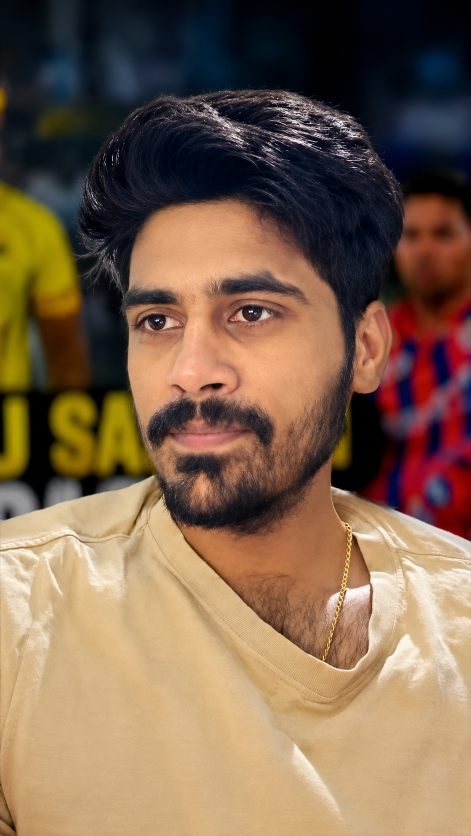
#> input picture expectation.png, 941 x 1672 px (shown at 1/2 size); its folder holds only this picture in this run
$ python -i intrinsic_decomposition.py   (imports and definitions only)   (older library calls are emulated)
#> lines starting #> are read from the running program, lines starting #| are printed output that depends on the picture; after the words box and inside, x2 and y2 are one past the last pixel; in counts of white or black regions, pixels touching at a corner belong together
"""Intrinsic Decomposition Module — Beast Mode.

This version keeps the public API stable but aggressively improves
detail preservation and decomposition quality.

Goals:
- preserve high-frequency identity detail
- keep normals geometry-based whenever possible
- keep shading as a smooth illumination prior, not a texture killer
- expose confidence, uncertainty, and optional detail residuals
- stay pipeline-friendly and deterministic

Mathematical model:
    Y = A * S + specular

Where:
    A = albedo (identity-intrinsic, lighting-invariant reflectance)
    S = shading (smooth illumination field)
    specular = sparse view-dependent highlight residual

Beast-mode additions:
- detail_residual output for downstream reconstruction
- edge-aware albedo refinement
- less destructive smoothing
- stronger specular separation
- geometry-first normal estimation
"""

from __future__ import annotations

import logging
import time
from dataclasses import dataclass
from functools import lru_cache
from typing import Optional, Tuple

import cv2
import numpy as np

logger = logging.getLogger(__name__)


# ---------------------------------------------------------------------------
# Image conversion helpers
# ---------------------------------------------------------------------------

def _max_value(arr: np.ndarray) -> float:
    if arr.size == 0:
        return 0.0
    return float(np.max(arr))


def _srgb_to_linear(img: np.ndarray) -> np.ndarray:
    arr = np.asarray(img, dtype=np.float32)
    if _max_value(arr) > 1.5:
        arr = arr / 255.0

    arr = np.clip(arr, 0.0, 1.0)
    mask = arr <= 0.04045
    lin = np.where(mask, arr / 12.92, ((arr + 0.055) / 1.055) ** 2.4)
    return lin.astype(np.float32)


# [5 lines left out: function _linear_to_srgb, not called in this run]


def _ensure_linear_image(img: np.ndarray) -> np.ndarray:
    arr = np.asarray(img, dtype=np.float32)
    if arr.ndim != 3 or arr.shape[2] != 3:
        raise ValueError(f"Expected (H, W, 3) image, got {arr.shape}")
    if _max_value(arr) > 1.5:
        return _srgb_to_linear(arr)
    return np.clip(arr, 0.0, 1.0).astype(np.float32)


def _luminance_linear(image_lin: np.ndarray) -> np.ndarray:
    b = image_lin[:, :, 0]
    g = image_lin[:, :, 1]
    r = image_lin[:, :, 2]
    return (0.0722 * b + 0.7152 * g + 0.2126 * r).astype(np.float32)


def _gaussian_blur_float(img: np.ndarray, sigma: float) -> np.ndarray:
    arr = np.asarray(img, dtype=np.float32)
    if sigma <= 0:
        return arr
    k = int(max(3, 2 * round(3 * sigma) + 1))
    if k % 2 == 0:
        k += 1
    return cv2.GaussianBlur(
        arr,
        (k, k),
        sigmaX=float(sigma),
        sigmaY=float(sigma),
        borderType=cv2.BORDER_REFLECT101,
    )


def _edge_strength_mask(img: np.ndarray) -> np.ndarray:
    lum = _luminance_linear(_ensure_linear_image(img))
    gx = cv2.Sobel(lum, cv2.CV_32F, 1, 0, ksize=3)
    gy = cv2.Sobel(lum, cv2.CV_32F, 0, 1, ksize=3)
    mag = np.sqrt(gx * gx + gy * gy)
    mx = _max_value(mag)
    if mx <= 1e-8:
        return np.full_like(mag, 0.35, dtype=np.float32)
    mag = mag / mx
    return np.clip(0.30 + 0.70 * mag, 0.30, 1.0).astype(np.float32)


# [7 lines left out: function _normalize_map_to_unit_vectors, not called in this run]


# ---------------------------------------------------------------------------
# Configuration and output dataclasses
# ---------------------------------------------------------------------------

@dataclass
class DecompositionConfig:
    """Configuration for intrinsic decomposition."""
    albedo_smoothness: float = 0.25
    shading_smoothness: float = 0.25
    specular_threshold: float = 0.05
    min_albedo: float = 0.02
    bilateral_sigma_spatial: float = 9.0
    bilateral_sigma_intensity: float = 0.06
    max_specular_ratio: float = 0.35
    confidence_threshold: float = 0.50
    detail_preservation: float = 0.80
    observed_detail_mix: float = 0.20
    detail_sigma: float = 1.8
    preserve_edges: bool = True


@dataclass
class IntrinsicComponents:
    """Intrinsic components of a face image."""
    albedo: np.ndarray
    shading: np.ndarray
    specular: np.ndarray
    normal_map: np.ndarray
    confidence: np.ndarray
    reconstruction_error: float

    albedo_uncertainty: Optional[np.ndarray] = None
    shading_uncertainty: Optional[np.ndarray] = None
    specular_uncertainty: Optional[np.ndarray] = None
    decomposition_quality: float = 0.0

    detail_residual: Optional[np.ndarray] = None
    low_frequency_albedo: Optional[np.ndarray] = None
    normal_source: str = "face_prior"

    # [6 lines left out: function reconstruct, not called in this run]


@dataclass
class DecompositionReport:
    """Per-frame intrinsic decomposition metrics."""
    frame_idx: int
    components: IntrinsicComponents
    albedo_stability: float
    shading_smoothness: float
    specular_sparsity: float
    decomposition_time_ms: float

    # [11 lines left out: function to_dict, not called in this run]


# ---------------------------------------------------------------------------
# Main decomposer
# ---------------------------------------------------------------------------

class IntrinsicDecomposer:
    def __init__(
        self,
        config: Optional[DecompositionConfig] = None,
        use_mesh_normals: bool = True,
    ):
        self.config = config or DecompositionConfig()
        self.use_mesh_normals = use_mesh_normals
        self._normal_source = "face_prior"

    def decompose(
        self,
        image: np.ndarray,
        mesh_478: Optional[np.ndarray] = None,
        warp_M: Optional[np.ndarray] = None,
        mask: Optional[np.ndarray] = None,
    ) -> IntrinsicComponents:
        if image.ndim != 3 or image.shape[2] != 3:
            raise ValueError(f"Expected (H, W, 3) image, got {image.shape}")

        start_time = time.perf_counter()
        image_lin = _ensure_linear_image(image)

        # arch.md §16.9 — Background Invariance (∂I/∂Background = 0).
        # When a geometry-derived face mask is supplied, replace background
        # pixels with the interior statistic BEFORE any low-pass filtering, so
        # background luminance cannot bleed across the mask boundary into
        # shading/albedo (the "poster brightness" leak, arch.md §18). With
        # mask=None this is a no-op, so the legacy decomposition is byte-for-byte
        # unchanged.
        image_proc = (
            self._prefill_background(image_lin, mask)
            if mask is not None
            else image_lin
        )

        shading = self._estimate_shading(image_proc)
        albedo, low_freq_albedo, detail_residual = self._extract_albedo(image_proc, shading)
        specular = self._compute_specular(image_proc, albedo, shading)

        if (
            self.use_mesh_normals
            and mesh_478 is not None
            and warp_M is not None
            and np.asarray(mesh_478).ndim == 2
            and np.asarray(mesh_478).shape[0] >= 468
        ):
            try:
                normal_map = self._estimate_normals_from_mesh(mesh_478, warp_M, image_lin.shape[:2])
                normal_source = "mesh"
                self._normal_source = "mesh"
            except Exception:
                normal_map = self._estimate_normals_from_face_prior(shading)
                normal_source = "face_prior"
                self._normal_source = "face_prior"
        else:
            normal_map = self._estimate_normals_from_face_prior(shading)
            normal_source = "face_prior"
            self._normal_source = "face_prior"

        confidence = self._compute_confidence(image_lin, albedo, shading, specular, detail_residual)
        reconstruction_error = self._compute_reconstruction_error(image_lin, albedo, shading, specular, detail_residual)

        albedo_uncertainty = self._compute_albedo_uncertainty(albedo, shading, detail_residual)
        shading_uncertainty = self._compute_shading_uncertainty(shading)
        specular_uncertainty = self._compute_specular_uncertainty(specular)

        decomposition_quality = self._compute_decomposition_quality(
            reconstruction_error=reconstruction_error,
            confidence=confidence,
            albedo_uncertainty=albedo_uncertainty,
            detail_residual=detail_residual,
        )

        return IntrinsicComponents(
            albedo=albedo.astype(np.float32),
            shading=shading.astype(np.float32),
            specular=specular.astype(np.float32),
            normal_map=normal_map.astype(np.float32),
            confidence=confidence.astype(np.float32),
            reconstruction_error=float(reconstruction_error),
            albedo_uncertainty=albedo_uncertainty.astype(np.float32),
            shading_uncertainty=shading_uncertainty.astype(np.float32),
            specular_uncertainty=specular_uncertainty.astype(np.float32),
            decomposition_quality=float(decomposition_quality),
            detail_residual=detail_residual.astype(np.float32) if detail_residual is not None else None,
            low_frequency_albedo=low_freq_albedo.astype(np.float32) if low_freq_albedo is not None else None,
            normal_source=normal_source,
        )

    # [44 lines left out: functions _prefill_background, _estimate_normals_from_mesh, not called in this run]

    @staticmethod
    @lru_cache(maxsize=4)
    def _get_cached_face_prior(h: int, w: int) -> np.ndarray:
        """BEAST MODE: Cache the static geometry math so we don't recompute grids every frame."""
        cy, cx = h / 2.0, w / 2.0
        ry, rx = h * 0.47, w * 0.42
        yy, xx = np.ogrid[:h, :w]
        nx = (xx - cx) / max(rx, 1.0)
        ny = (yy - cy) / max(ry, 1.0)
        r2 = nx * nx + ny * ny
        nz = np.sqrt(np.maximum(0.0, 1.0 - np.clip(r2, 0.0, 1.0)))
        normal_x = nx / max(rx, 1.0)
        normal_y = ny / max(ry, 1.0)
        normal_z = nz / max(min(rx, ry), 1.0)
        norm = np.sqrt(normal_x**2 + normal_y**2 + normal_z**2) + 1e-8
        normal_map = np.stack([normal_x / norm, normal_y / norm, normal_z / norm], axis=2)
        return normal_map.astype(np.float32)

    def _estimate_normals_from_face_prior(self, shading: np.ndarray) -> np.ndarray:
        h, w = shading.shape[:2]
        return self._get_cached_face_prior(h, w)

    def _estimate_shading(self, image_lin: np.ndarray) -> np.ndarray:
        gray = _luminance_linear(image_lin)
        h, w = gray.shape[:2]

        # BEAST MODE FPS FIX: Downscale -> Bilateral -> Upscale
        scale = 0.25
        small = cv2.resize(gray, (int(w*scale), int(h*scale)), interpolation=cv2.INTER_AREA)

        try:
            shading_small = cv2.bilateralFilter(
                small, d=0,
                sigmaColor=max(self.config.bilateral_sigma_intensity, 1e-6),
                sigmaSpace=max(self.config.bilateral_sigma_spatial * scale, 1e-6),
            )
        except Exception:
            sigma = max(self.config.bilateral_sigma_spatial * scale / 5.0, 1e-6)
            ksize = max(3, int(sigma * 6) | 1)
            shading_small = cv2.GaussianBlur(small, (ksize, ksize), sigma)

        shading_2d = cv2.resize(shading_small, (w, h), interpolation=cv2.INTER_LINEAR)

        lp_sigma = max(self.config.shading_smoothness * 12.0, 1.0)
        lp = _gaussian_blur_float(gray, lp_sigma)
        shading_2d = 0.65 * shading_2d + 0.35 * lp

        shading_2d = np.clip(shading_2d, self.config.min_albedo, 1.0)
        return shading_2d[:, :, np.newaxis].astype(np.float32)

    def _extract_albedo(self, image_lin: np.ndarray, shading: np.ndarray) -> tuple[np.ndarray, np.ndarray, np.ndarray]:
        shading_3ch = np.repeat(np.clip(shading, self.config.min_albedo, 1.0), 3, axis=2)
        albedo_raw = image_lin / (shading_3ch + 1e-8)
        albedo_raw = np.clip(albedo_raw, 0.0, 1.0).astype(np.float32)

        sigma = max(self.config.albedo_smoothness * 1.2, 0.35)
        # BEAST MODE: Native 3-channel blur, killed the python loop
        low_freq = _gaussian_blur_float(albedo_raw, sigma)

        high_freq = albedo_raw - low_freq

        edge_mask = _edge_strength_mask(image_lin) if self.config.preserve_edges else np.ones(albedo_raw.shape[:2], dtype=np.float32)
        detail_gain = float(np.clip(self.config.detail_preservation, 0.0, 1.0))

        albedo = low_freq + detail_gain * high_freq * edge_mask[:, :, np.newaxis]
        albedo = np.clip(albedo, 0.0, 1.0).astype(np.float32)

        if self.config.albedo_smoothness > 0.0:
            stabil_sigma = max(self.config.albedo_smoothness * 0.6, 0.25)
            # BEAST MODE: Native 3-channel blur, killed the python loop
            stabilized = _gaussian_blur_float(albedo, stabil_sigma)
            albedo = 0.80 * albedo + 0.20 * stabilized
            albedo = np.clip(albedo, 0.0, 1.0).astype(np.float32)

        detail_residual = high_freq * edge_mask[:, :, np.newaxis]
        detail_residual = detail_residual - np.mean(detail_residual, axis=(0, 1), keepdims=True)

        return albedo, low_freq.astype(np.float32), detail_residual.astype(np.float32)

    def _compute_specular(self, image_lin: np.ndarray, albedo: np.ndarray, shading: np.ndarray) -> np.ndarray:
        shading_3ch = np.repeat(shading, 3, axis=2)
        diffuse = albedo * shading_3ch
        residual = np.maximum(0.0, image_lin - diffuse)

        residual_mag = np.mean(residual, axis=2, keepdims=True)
        edge_mask = _edge_strength_mask(image_lin)[:, :, np.newaxis]

        luma = np.mean(image_lin, axis=2, keepdims=True)
        adaptive_thr = self.config.specular_threshold * (0.75 + 0.25 * np.clip(luma, 0.0, 1.0))
        keep = (residual_mag >= adaptive_thr) & (edge_mask >= 0.35) & (luma >= 0.04) & (luma <= 0.96)

        specular = np.where(keep, residual, 0.0)

        max_spec = np.clip(image_lin * self.config.max_specular_ratio, 0.0, 1.0)
        specular = np.minimum(specular, max_spec)

        if self.config.shading_smoothness > 0.0:
            sigma = max(self.config.shading_smoothness * 0.8, 0.4)
            # BEAST MODE: Native 3-channel blur, killed the python loop
            spec_smooth = _gaussian_blur_float(specular, sigma)
            specular = 0.85 * specular + 0.15 * spec_smooth

        return specular.astype(np.float32)

    def _compute_confidence(self, image_lin: np.ndarray, albedo: np.ndarray, shading: np.ndarray, specular: np.ndarray, detail_residual: np.ndarray) -> np.ndarray:
        reconstructed = albedo * np.repeat(shading, 3, axis=2) + specular + detail_residual
        error = np.mean(np.abs(image_lin - reconstructed), axis=2, keepdims=True)
        confidence = np.exp(-12.0 * error)

        shading_grad_x = cv2.Sobel(shading[:, :, 0], cv2.CV_32F, 1, 0, ksize=3)
        shading_grad_y = cv2.Sobel(shading[:, :, 0], cv2.CV_32F, 0, 1, ksize=3)
        shading_grad = np.sqrt(shading_grad_x**2 + shading_grad_y**2)[:, :, np.newaxis]
        confidence *= np.exp(-2.5 * np.clip(shading_grad, 0.0, 1.0))

        detail_mag = np.mean(np.abs(detail_residual), axis=2, keepdims=True)
        confidence *= np.exp(-2.0 * np.clip(detail_mag, 0.0, 1.0))

        return np.clip(confidence, 0.0, 1.0).astype(np.float32)

    def _compute_reconstruction_error(self, image_lin: np.ndarray, albedo: np.ndarray, shading: np.ndarray, specular: np.ndarray, detail_residual: np.ndarray) -> float:
        reconstructed = albedo * np.repeat(shading, 3, axis=2) + specular + detail_residual
        return float(np.mean(np.abs(image_lin - reconstructed)))

    def _compute_albedo_uncertainty(self, albedo: np.ndarray, shading: np.ndarray, detail_residual: np.ndarray) -> np.ndarray:
        shading_uncertainty = 1.0 - np.clip(shading, 0.0, 1.0)
        albedo_gray = np.mean(albedo, axis=2).astype(np.float32)
        gx = cv2.Sobel(albedo_gray, cv2.CV_32F, 1, 0, ksize=3)
        gy = cv2.Sobel(albedo_gray, cv2.CV_32F, 0, 1, ksize=3)
        gradient_mag = np.sqrt(gx**2 + gy**2)
        edge_uncertainty = np.clip(gradient_mag * 4.0, 0.0, 1.0)
        detail_mag = np.mean(np.abs(detail_residual), axis=2)
        detail_uncertainty = np.clip(detail_mag * 3.0, 0.0, 1.0)
        uncertainty = np.maximum(shading_uncertainty[:, :, 0], edge_uncertainty)
        uncertainty = np.maximum(uncertainty, detail_uncertainty)
        return uncertainty[:, :, np.newaxis].astype(np.float32)

    def _compute_shading_uncertainty(self, shading: np.ndarray) -> np.ndarray:
        s = shading[:, :, 0].astype(np.float32)
        gx = cv2.Sobel(s, cv2.CV_32F, 1, 0, ksize=3)
        gy = cv2.Sobel(s, cv2.CV_32F, 0, 1, ksize=3)
        gradient_mag = np.sqrt(gx**2 + gy**2)
        uncertainty = np.clip(gradient_mag * 3.5, 0.0, 1.0)
        return uncertainty[:, :, np.newaxis].astype(np.float32)

    def _compute_specular_uncertainty(self, specular: np.ndarray) -> np.ndarray:
        mag = np.linalg.norm(specular, axis=2)
        uncertainty = np.clip(mag * 1.8, 0.0, 1.0)
        return uncertainty[:, :, np.newaxis].astype(np.float32)

    def _compute_decomposition_quality(self, reconstruction_error: float, confidence: np.ndarray, albedo_uncertainty: np.ndarray, detail_residual: np.ndarray) -> float:
        error_quality = 1.0 - min(reconstruction_error * 5.0, 1.0)
        confidence_quality = float(np.mean(confidence))
        uncertainty_quality = 1.0 - float(np.mean(albedo_uncertainty))
        detail_mag = float(np.mean(np.abs(detail_residual)))
        detail_quality = 1.0 - min(detail_mag * 0.8, 1.0)
        quality = (0.35 * error_quality + 0.30 * confidence_quality + 0.20 * uncertainty_quality + 0.15 * detail_quality)
        return float(np.clip(quality, 0.0, 1.0))

    def get_normal_source(self) -> str:
        return self._normal_source

    def decompose_batch(self, images: list[np.ndarray]) -> list[IntrinsicComponents]:
        return [self.decompose(img) for img in images]

    # [22 lines left out: functions compute_albedo_stability, compute_high_frequency_retention, not called in this run]


# ---------------------------------------------------------------------------
# IntrinsicComponents <-> Renderer type contract (Latent Identity Rendering D-05)
# ---------------------------------------------------------------------------

class ContractViolation(Exception):
    """Raised when an IntrinsicComponents value violates the B->D type contract.

    Replaces the silent channel sanitizers (A-10) at the Identity->Renderer
    boundary: a malformed tensor (e.g. a >1-channel "shading" leak) fails loudly
    instead of being silently clamped.
    """
    pass


# [79 lines left out: function assert_intrinsic_contract, not called in this run]

>>> import cv2
>>> picture = cv2.imread('../expectation.png')
#> picture is the input picture: shape (1672, 941, 3); mean B, G, R 78.4, 100.8, 126.5
>>> result = IntrinsicDecomposer().decompose(picture)
#> in _edge_strength_mask, `mag = np.sqrt(gx * gx + gy * gy)`:
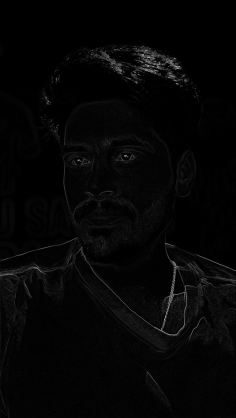
#> mag: shape (1672, 941) float32 (shown at 1/4 size); min 0, max 3.93, mean 0.0882; drawn with min black and max white
#> in _edge_strength_mask, `mx = _max_value(mag)`: mx = 3.93
#> in _compute_specular, `keep = (residual_mag >= adaptive_thr) & (edge_mask >= 0.35) & (luma >=..`:
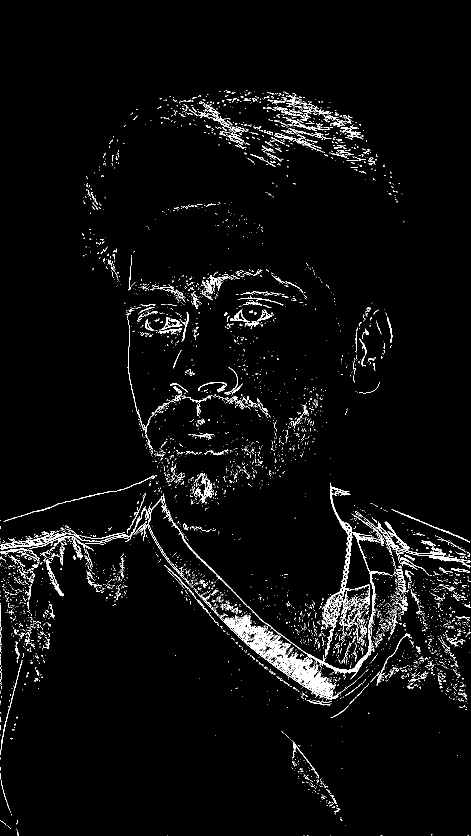
#> keep: shape (1672, 941, 1) bool (shown at 1/2 size); 3.4% white in thin lines or dots, all inside (x1, y1, x2, y2) = (0, 180, 941, 1672)
#> in _get_cached_face_prior, `nz = np.sqrt(np.maximum(0.0, 1.0 - np.clip(r2, 0.0, 1.0)))`:
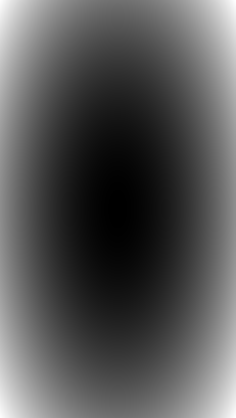
#> r2: shape (1672, 941) float64 (shown at 1/4 size); min 1.6e-06, max 2.55, mean 0.85; drawn with min black and max white
#> in decompose, `normal_map = self._estimate_normals_from_face_prior(shading)`:
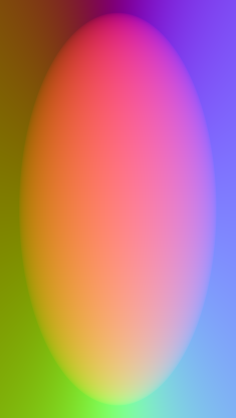
#> normal_map: shape (1672, 941, 3) float32 (shown at 1/4 size); mean B, G, R -0.00103, -0.000414, 0.456; drawn with min black and max white
#> in _compute_confidence, `reconstructed = albedo * np.repeat(shading, 3, axis=2) + specular + de..`:
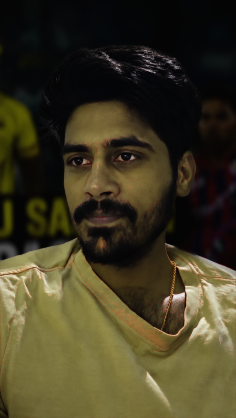
#> reconstructed: shape (1672, 941, 3) float32 (shown at 1/4 size); mean B, G, R 0.12, 0.213, 0.238; drawn with min black and max white
#> in _compute_confidence, `confidence = np.exp(-12.0 * error)`:
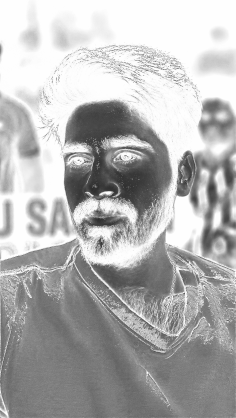
#> confidence: shape (1672, 941, 1) float32 (shown at 1/4 size); min 1.76e-05, max 1, mean 0.699
#> in _compute_confidence, `shading_grad_x = cv2.Sobel(shading[:, :, 0], cv2.CV_32F, 1, 0, ksize=3)`:
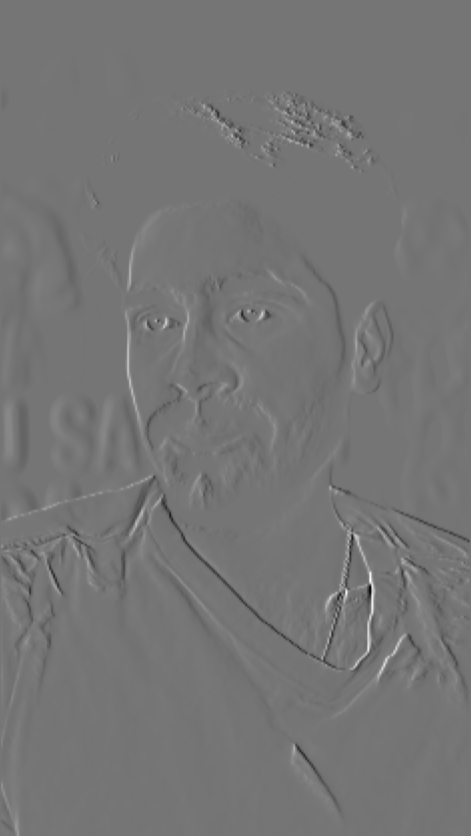
#> shading_grad_x: shape (1672, 941) float32 (shown at 1/2 size); min -0.929, max 1.09, mean -0.000184; drawn with min black and max white
#> in decompose, `reconstruction_error = self._compute_reconstruction_error(image_lin, a..`: reconstruction_error = 0.0361
#> in _compute_decomposition_quality, `error_quality = 1.0 - min(reconstruction_error * 5.0, 1.0)`: error_quality = 0.82
#> in _compute_decomposition_quality, `confidence_quality = float(np.mean(confidence))`: confidence_quality = 0.653
#> in _compute_decomposition_quality, `uncertainty_quality = 1.0 - float(np.mean(albedo_uncertainty))`: uncertainty_quality = 0.194
#> in _compute_decomposition_quality, `detail_mag = float(np.mean(np.abs(detail_residual)))`: detail_mag = 0.000447
#> in _compute_decomposition_quality, `detail_quality = 1.0 - min(detail_mag * 0.8, 1.0)`: detail_quality = 1
#> in _compute_decomposition_quality, `quality = (0.35 * error_quality + 0.30 * confidence_quality + 0.20 * u..`: quality = 0.671
